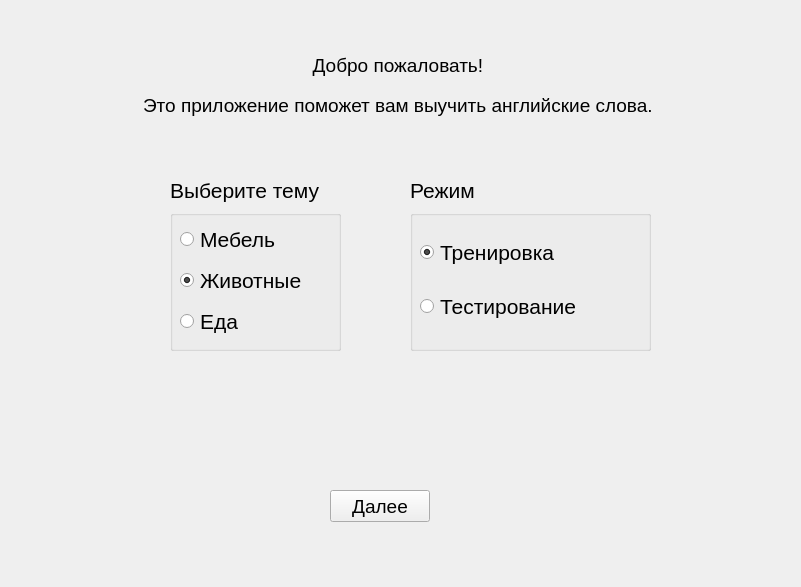
<?xml version="1.0" encoding="UTF-8"?>
<ui version="4.0">
 <class>MainWindow</class>
 <widget class="QMainWindow" name="MainWindow">
  <property name="geometry">
   <rect>
    <x>0</x>
    <y>0</y>
    <width>801</width>
    <height>587</height>
   </rect>
  </property>
  <property name="windowTitle">
   <string/>
  </property>
  <widget class="QWidget" name="centralwidget">
   <widget class="QLabel" name="label">
    <property name="geometry">
     <rect>
      <x>210</x>
      <y>40</y>
      <width>381</width>
      <height>51</height>
     </rect>
    </property>
    <property name="font">
     <font>
      <pointsize>14</pointsize>
     </font>
    </property>
    <property name="text">
     <string>&lt;html&gt;&lt;head/&gt;&lt;body&gt;&lt;p align=&quot;center&quot;&gt;Добро пожаловать! &lt;/p&gt;&lt;/body&gt;&lt;/html&gt;</string>
    </property>
   </widget>
   <widget class="QLabel" name="label_2">
    <property name="geometry">
     <rect>
      <x>170</x>
      <y>170</y>
      <width>171</width>
      <height>41</height>
     </rect>
    </property>
    <property name="font">
     <font>
      <pointsize>16</pointsize>
     </font>
    </property>
    <property name="text">
     <string>Выберите тему</string>
    </property>
   </widget>
   <widget class="QGroupBox" name="groupBox">
    <property name="geometry">
     <rect>
      <x>170</x>
      <y>210</y>
      <width>171</width>
      <height>141</height>
     </rect>
    </property>
    <property name="font">
     <font>
      <pointsize>16</pointsize>
     </font>
    </property>
    <property name="title">
     <string/>
    </property>
    <widget class="QWidget" name="verticalLayoutWidget">
     <property name="geometry">
      <rect>
       <x>10</x>
       <y>10</y>
       <width>160</width>
       <height>121</height>
      </rect>
     </property>
     <layout class="QVBoxLayout" name="verticalLayout">
      <item>
       <widget class="QRadioButton" name="radioButton_2">
        <property name="text">
         <string>Мебель</string>
        </property>
       </widget>
      </item>
      <item>
       <widget class="QRadioButton" name="radioButton_3">
        <property name="text">
         <string>Животные</string>
        </property>
        <property name="checked">
         <bool>true</bool>
        </property>
       </widget>
      </item>
      <item>
       <widget class="QRadioButton" name="radioButton">
        <property name="text">
         <string>Еда</string>
        </property>
       </widget>
      </item>
     </layout>
    </widget>
   </widget>
   <widget class="QPushButton" name="nextButton">
    <property name="geometry">
     <rect>
      <x>330</x>
      <y>490</y>
      <width>100</width>
      <height>32</height>
     </rect>
    </property>
    <property name="font">
     <font>
      <pointsize>14</pointsize>
     </font>
    </property>
    <property name="text">
     <string>Далее</string>
    </property>
   </widget>
   <widget class="QGroupBox" name="groupBox_2">
    <property name="geometry">
     <rect>
      <x>410</x>
      <y>210</y>
      <width>241</width>
      <height>141</height>
     </rect>
    </property>
    <property name="font">
     <font>
      <pointsize>16</pointsize>
     </font>
    </property>
    <property name="title">
     <string/>
    </property>
    <widget class="QWidget" name="verticalLayoutWidget_2">
     <property name="geometry">
      <rect>
       <x>10</x>
       <y>10</y>
       <width>221</width>
       <height>121</height>
      </rect>
     </property>
     <layout class="QVBoxLayout" name="verticalLayout_2">
      <item>
       <widget class="QRadioButton" name="radioButton_4">
        <property name="text">
         <string>Тренировка</string>
        </property>
        <property name="checked">
         <bool>true</bool>
        </property>
       </widget>
      </item>
      <item>
       <widget class="QRadioButton" name="radioButton_5">
        <property name="text">
         <string>Тестирование</string>
        </property>
        <property name="checked">
         <bool>false</bool>
        </property>
       </widget>
      </item>
     </layout>
    </widget>
   </widget>
   <widget class="QLabel" name="label_3">
    <property name="geometry">
     <rect>
      <x>410</x>
      <y>170</y>
      <width>171</width>
      <height>41</height>
     </rect>
    </property>
    <property name="font">
     <font>
      <pointsize>16</pointsize>
     </font>
    </property>
    <property name="text">
     <string>Режим</string>
    </property>
   </widget>
   <widget class="QLabel" name="label_4">
    <property name="geometry">
     <rect>
      <x>40</x>
      <y>80</y>
      <width>721</width>
      <height>51</height>
     </rect>
    </property>
    <property name="font">
     <font>
      <pointsize>14</pointsize>
     </font>
    </property>
    <property name="text">
     <string>&lt;html&gt;&lt;head/&gt;&lt;body&gt;&lt;p align=&quot;center&quot;&gt;Это приложение поможет вам выучить английские слова. &lt;/p&gt;&lt;/body&gt;&lt;/html&gt;</string>
    </property>
   </widget>
  </widget>
 </widget>
 <resources/>
 <connections/>
</ui>
